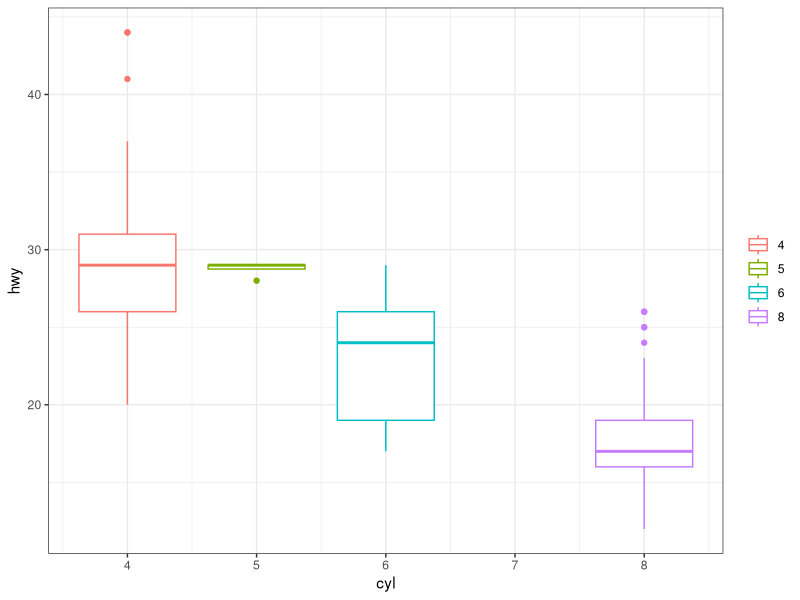
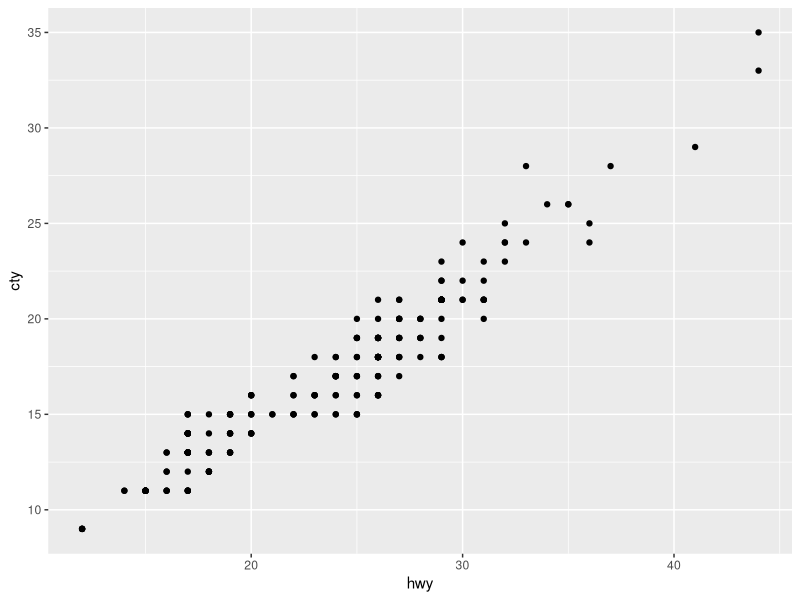
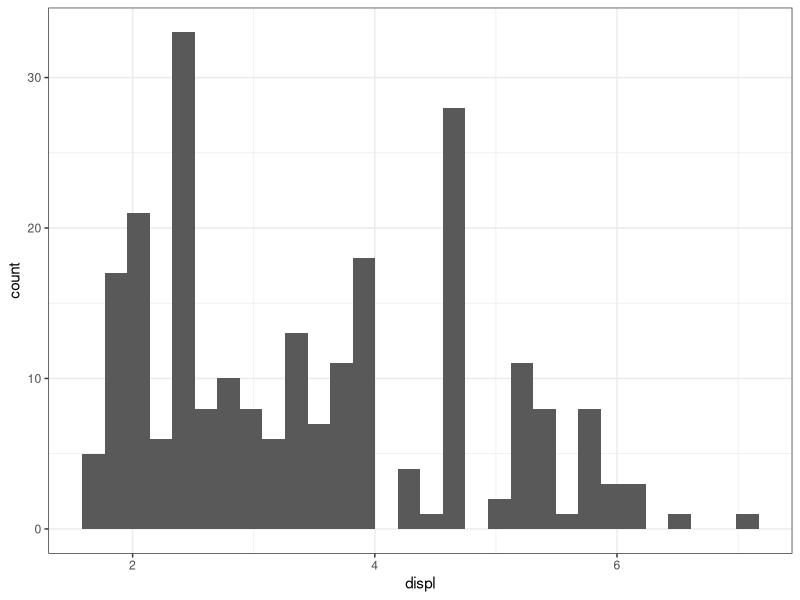

Source code (R) for these figures, in order:
## ---- chunk 1
#| label: setup
#| include: false
knitr::opts_chunk$set(echo = F, message = F, warning = F)
library(tidyverse)

## ---- chunk 2
ggplot(mpg) + geom_boxplot(aes(cyl, hwy, color = as.character(cyl))) + 
    guides(color = guide_legend(title = NULL)) + 
    theme_bw()
## ---- chunk 3
ggplot(mpg) + geom_point(aes(hwy, cty))
## ---- chunk 4
ggplot(mpg) + geom_histogram(aes(displ)) +
    theme_bw()
